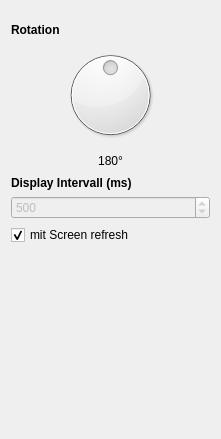
      <widget class="QWidget" name="page_settings">
       <property name="geometry">
        <rect>
         <x>0</x>
         <y>0</y>
         <width>221</width>
         <height>439</height>
        </rect>
       </property>
       <attribute name="label">
        <string>Einstellungen</string>
       </attribute>
       <layout class="QVBoxLayout" name="verticalLayout_2" stretch="0,1,1,1,0,0,0,10">
        <property name="sizeConstraint">
         <enum>QLayout::SetDefaultConstraint</enum>
        </property>
        <item>
         <spacer name="verticalSpacer_2">
          <property name="orientation">
           <enum>Qt::Vertical</enum>
          </property>
          <property name="sizeType">
           <enum>QSizePolicy::Fixed</enum>
          </property>
          <property name="sizeHint" stdset="0">
           <size>
            <width>20</width>
            <height>10</height>
           </size>
          </property>
         </spacer>
        </item>
        <item>
         <widget class="QLabel" name="label">
          <property name="font">
           <font>
            <weight>75</weight>
            <bold>true</bold>
           </font>
          </property>
          <property name="text">
           <string>Rotation</string>
          </property>
         </widget>
        </item>
        <item>
         <widget class="QDial" name="Rotate_image">
          <property name="sizePolicy">
           <sizepolicy hsizetype="Preferred" vsizetype="Minimum">
            <horstretch>0</horstretch>
            <verstretch>0</verstretch>
           </sizepolicy>
          </property>
          <property name="sizeIncrement">
           <size>
            <width>1</width>
            <height>1</height>
           </size>
          </property>
          <property name="cursor">
           <cursorShape>OpenHandCursor</cursorShape>
          </property>
          <property name="maximum">
           <number>4</number>
          </property>
          <property name="singleStep">
           <number>1</number>
          </property>
          <property name="pageStep">
           <number>1</number>
          </property>
          <property name="value">
           <number>2</number>
          </property>
          <property name="sliderPosition">
           <number>2</number>
          </property>
         </widget>
        </item>
        <item>
         <widget class="QLabel" name="Label_Rotation_display">
          <property name="text">
           <string>180°</string>
          </property>
          <property name="alignment">
           <set>Qt::AlignCenter</set>
          </property>
         </widget>
        </item>
        <item>
         <widget class="QLabel" name="label_2">
          <property name="font">
           <font>
            <weight>75</weight>
            <bold>true</bold>
           </font>
          </property>
          <property name="text">
           <string>Display Intervall (ms)</string>
          </property>
         </widget>
        </item>
        <item>
         <widget class="QSpinBox" name="fspAuswahl">
          <property name="enabled">
           <bool>false</bool>
          </property>
          <property name="contextMenuPolicy">
           <enum>Qt::DefaultContextMenu</enum>
          </property>
          <property name="minimum">
           <number>100</number>
          </property>
          <property name="maximum">
           <number>100000</number>
          </property>
          <property name="singleStep">
           <number>100</number>
          </property>
          <property name="value">
           <number>500</number>
          </property>
         </widget>
        </item>
        <item>
         <widget class="QCheckBox" name="box_Screenrefresh">
          <property name="text">
           <string>mit Screen refresh</string>
          </property>
          <property name="checked">
           <bool>true</bool>
          </property>
         </widget>
        </item>
        <item>
         <spacer name="verticalSpacer">
          <property name="orientation">
           <enum>Qt::Vertical</enum>
          </property>
          <property name="sizeType">
           <enum>QSizePolicy::Expanding</enum>
          </property>
          <property name="sizeHint" stdset="0">
           <size>
            <width>20</width>
            <height>40</height>
           </size>
          </property>
         </spacer>
        </item>
       </layout>
      </widget>
